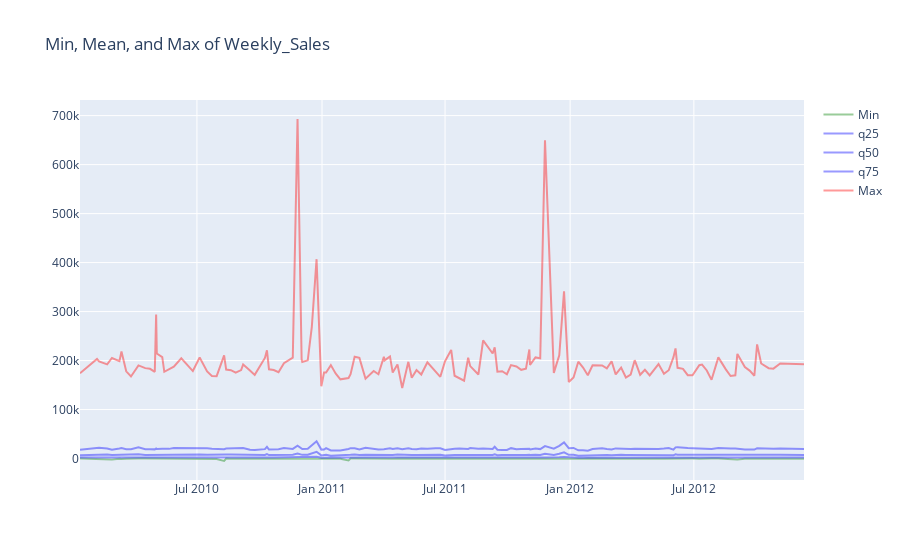

Notebook source saved alongside this figure:
### Code cell
plot_min_max_avg (sales_agg, 'Weekly_Sales')#еженедельные продажи

### Figure 1 — Plotly figure (JSON) as saved in the notebook; plotly's stock layout.template omitted (floating-point values rounded to 4 significant figures; data arrays with more than 128 entries replaced by an {"elided": "..."} marker saying what was removed)
{"data": [{"line": {"color": "green"}, "name": "Min", "opacity": 0.4, "type": "scatter", "x": {"elided": "143 str values"}, "y": {"elided": "143 float values"}}, {"line": {"color": "blue"}, "name": "q25", "opacity": 0.4, "type": "scatter", "x": {"elided": "143 str values"}, "y": {"elided": "143 float values"}}, {"line": {"color": "blue"}, "name": "q50", "opacity": 0.4, "type": "scatter", "x": {"elided": "143 str values"}, "y": {"elided": "143 float values"}}, {"line": {"color": "blue"}, "name": "q75", "opacity": 0.4, "type": "scatter", "x": {"elided": "143 str values"}, "y": {"elided": "143 float values"}}, {"line": {"color": "red"}, "name": "Max", "opacity": 0.4, "type": "scatter", "x": {"elided": "143 str values"}, "y": {"elided": "143 float values"}}], "layout": {"title": {"text": "Min, Mean, and Max of Weekly_Sales"}}}
